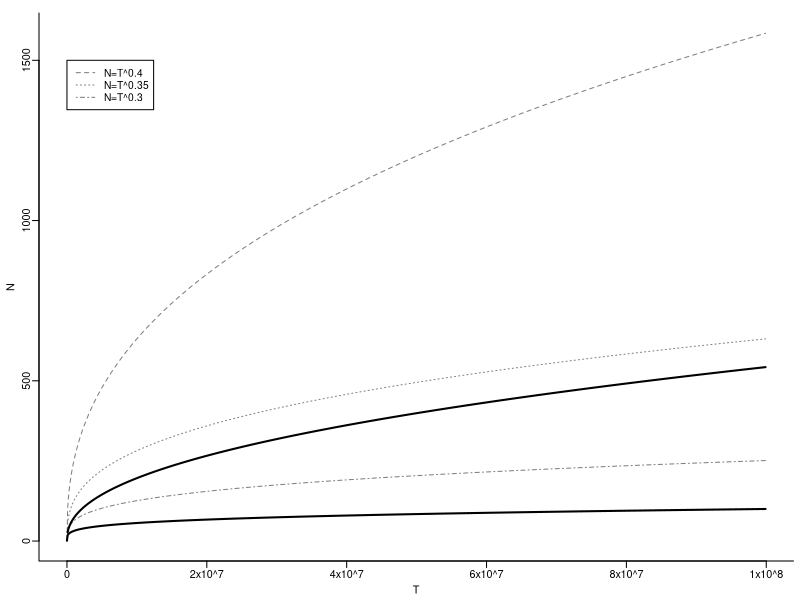

Here is the R script that generated this plot:

## ======================================================================
## Script: Figure3_code.R
## Purpose: Plot choices of N for different T
## ======================================================================

pdf(file="figures/Figure3_NT_plot.pdf", width=4.5, height=2.5)

par(mfrow=c(1,1), cex=0.65, mar=c(3,3,1,0.5), mgp=c(1.7,0.5,0), bty="L")

n = seq(1, 100000000, 100000)
plot(
  n,
  n ^ .4,
  type = "l",
  xlab = "T",
  ylab = "N",
  lty = 2,
  xaxt = "n",
  col = "gray50"
)
lines(n, n ^ 0.35, lty = 3, col = "gray50")
lines(n, n ^ 0.3, lty = 4, col = "gray50")
lines(n, n ^ 0.25, col = "black", lwd = 2)
lines(n, n ^ 0.5 / log(n), col = "black", lwd = 2)

legend(
  1,
  1500,
  legend = c("N=T^0.4", "N=T^0.35", "N=T^0.3"),
  lty = 2:4,
  cex = 0.95,
  col = "gray50"
)

axis(
  1,
  c(0, 20000000, 40000000, 60000000, 80000000, 100000000),
  c(
    "0",
    paste0("2x", expression(10 ^ 7)),
    paste0("4x", expression(10 ^ 7)),
    paste0("6x", expression(10 ^ 7)),
    paste0("8x", expression(10 ^ 7)),
    paste0("1x", expression(10 ^ 8))
  ),
  cex = 0.65
)


dev.off()
